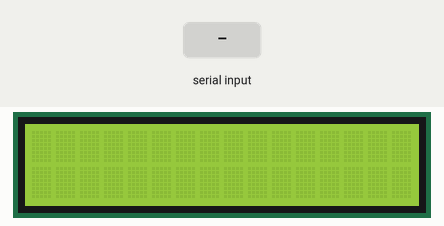
Simulated run of this sketch. Board: Arduino Uno, built with avr-gcc and run on an emulated ATmega328P. Shown: 16×2 character LCD. Inputs (shaded band) come from the test bench.

Above: at 1.2 s.
1.3 s: "Mode" received over the second serial link
At 1.8 s:
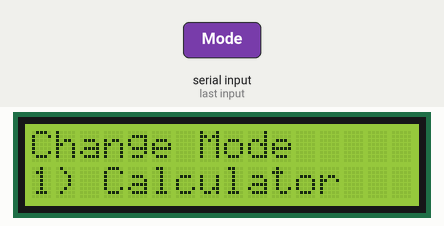
2.8 s: "Calculator" received over the second serial link
At 3.7 s:
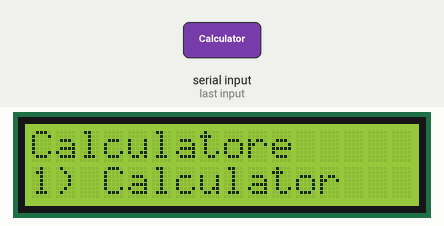
4.3 s: "@" received over the second serial link
At 4.7 s:
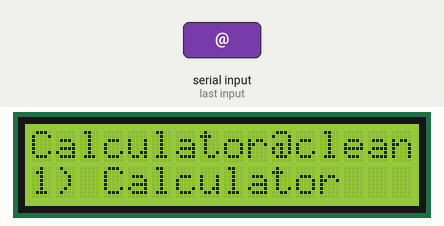
6.3 s: "Calculator" received over the second serial link
At 7.5 s:
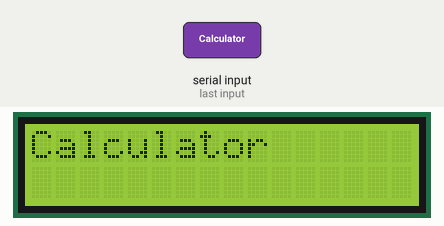
7.8 s: "Mode" received over the second serial link
At 8.3 s:
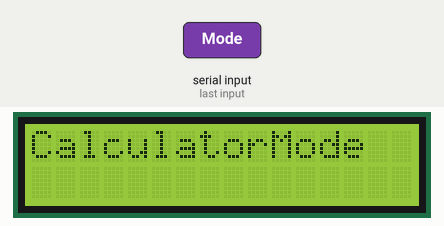
9.3 s: "@" received over the second serial link
At 9.7 s:
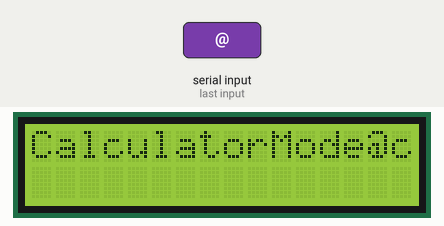
Timing chart, 0 to 12.3 s (numbered marks = the images above; inputs shaded):
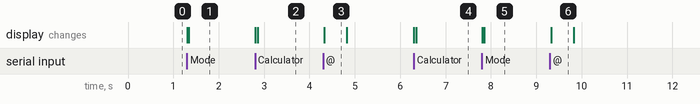

Measured:
- after the input at 1.3 s, the display: first changes at once (image 1 shows a later state)
- after the input at 2.8 s, the display: first changes at once (image 2 shows a later state)
- after the input at 4.3 s, the display: changes at once (image 3)
- after the input at 6.3 s, the display: first changes at once (image 4 shows a later state)
- after the input at 7.8 s, the display: first changes at once (image 5 shows a later state)
- after the input at 9.3 s, the display: changes at once (image 6)
- what the display in image 3 shows lasts 0.5 s, from 4.3 s to 4.8 s

The sketch:

test.ino
```cpp
#include <LiquidCrystal_I2C.h>
#include <SoftwareSerial.h>

SoftwareSerial bluetooth(2, 3);
// Connect HC-06      Arduino Uno
//     Pin 1/TXD          Pin 7
//     Pin 2/RXD          Pin 8

LiquidCrystal_I2C lcd(0x27, 16, 2); // set the LCD address to 0x27 for a 16 chars and 2 line display
// SDA     A4
// SCL     A5

// DATA
char serieData;
String data;

void setup()
{
    // put your setup code here, to run once:
    Serial.begin(9600);
    bluetooth.begin(9600);
    bluetooth.print("Encendido!");
    lcd.init();
    lcd.backlight();
}

void loop()
{
    // put your main code here, to run repeatedly:
    if (bluetooth.available())
    {
        serieData = bluetooth.read();
        data += serieData;
        lcd.setCursor(0, 0);
        lcd.print(data);

        clean(serieData);
        changeMode(data);
    }
}

void clean(char clean)
{
    if (serieData == '@')
    {
        data = "";
        lcd.print("cleaning...");
        delay(500);
        lcd.clear();
    }
}

void changeMode(String mode)
{
    if (mode == "Mode")
    {
        lcd.clear();
        data = "";
        lcd.setCursor(0, 0);
        lcd.print("Change Mode");
        lcd.setCursor(0, 1);
        lcd.print("1) Calculator");

        if (mode == "Calculator")
        {
            lcd.clear();
            lcd.setCursor(0, 0);
            lcd.print("Chenging mode to:");
            lcd.setCursor(0, 1);
            lcd.print("---Calculator---");
            data = "";
            calculator(serieData);
        }
        mode = "";
    }
}

void calculator(int i)
{
    i += serieData;
    if (i == 0)
    {
        lcd.clear();
        lcd.setCursor(0, 0);
        lcd.print("Enter a correct number");
    }
}
```
